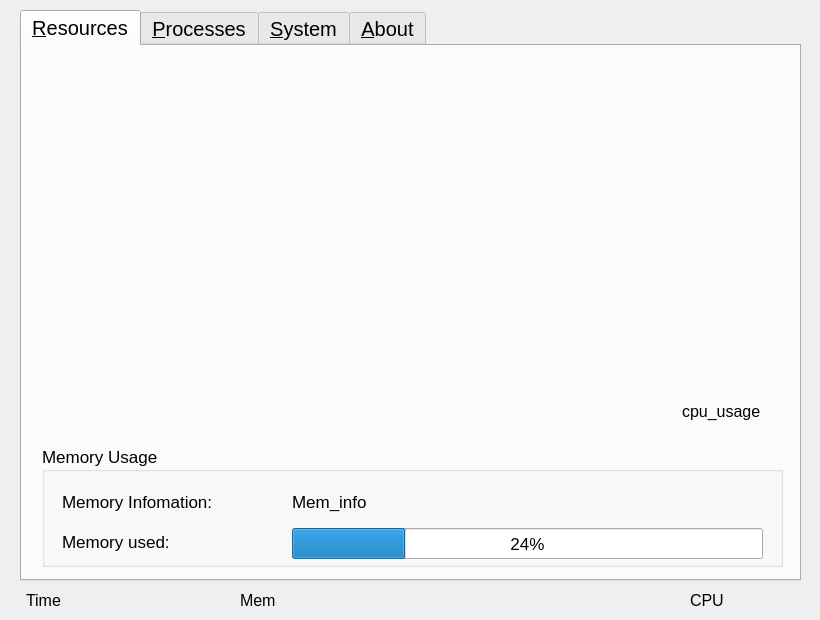
<?xml version="1.0" encoding="UTF-8"?>
<ui version="4.0">
 <class>Widget</class>
 <widget class="QWidget" name="Widget">
  <property name="geometry">
   <rect>
    <x>0</x>
    <y>0</y>
    <width>820</width>
    <height>620</height>
   </rect>
  </property>
  <property name="windowTitle">
   <string>Widget</string>
  </property>
  <widget class="QTabWidget" name="tabWidget">
   <property name="geometry">
    <rect>
     <x>20</x>
     <y>10</y>
     <width>781</width>
     <height>571</height>
    </rect>
   </property>
   <property name="font">
    <font>
     <pointsize>15</pointsize>
    </font>
   </property>
   <property name="currentIndex">
    <number>0</number>
   </property>
   <widget class="QWidget" name="resourcesTab">
    <property name="font">
     <font>
      <pointsize>11</pointsize>
     </font>
    </property>
    <attribute name="title">
     <string>&amp;Resources</string>
    </attribute>
    <widget class="QWidget" name="cpu_widget" native="true">
     <property name="geometry">
      <rect>
       <x>20</x>
       <y>20</y>
       <width>740</width>
       <height>321</height>
      </rect>
     </property>
    </widget>
    <widget class="QLabel" name="cpu_usage">
     <property name="geometry">
      <rect>
       <x>660</x>
       <y>350</y>
       <width>101</width>
       <height>31</height>
      </rect>
     </property>
     <property name="font">
      <font>
       <pointsize>12</pointsize>
      </font>
     </property>
     <property name="text">
      <string>cpu_usage</string>
     </property>
    </widget>
    <widget class="QGroupBox" name="groupBox">
     <property name="geometry">
      <rect>
       <x>20</x>
       <y>400</y>
       <width>741</width>
       <height>121</height>
      </rect>
     </property>
     <property name="font">
      <font>
       <pointsize>13</pointsize>
      </font>
     </property>
     <property name="title">
      <string>Memory Usage</string>
     </property>
     <widget class="QLabel" name="memoryInfo">
      <property name="geometry">
       <rect>
        <x>250</x>
        <y>40</y>
        <width>471</width>
        <height>31</height>
       </rect>
      </property>
      <property name="text">
       <string>Mem_info</string>
      </property>
     </widget>
     <widget class="QProgressBar" name="progressBar">
      <property name="geometry">
       <rect>
        <x>250</x>
        <y>82</y>
        <width>471</width>
        <height>31</height>
       </rect>
      </property>
      <property name="value">
       <number>24</number>
      </property>
     </widget>
     <widget class="QLabel" name="label_19">
      <property name="geometry">
       <rect>
        <x>20</x>
        <y>80</y>
        <width>171</width>
        <height>31</height>
       </rect>
      </property>
      <property name="text">
       <string>Memory used:</string>
      </property>
     </widget>
     <widget class="QLabel" name="label_20">
      <property name="geometry">
       <rect>
        <x>20</x>
        <y>40</y>
        <width>171</width>
        <height>31</height>
       </rect>
      </property>
      <property name="text">
       <string>Memory Infomation:</string>
      </property>
     </widget>
    </widget>
   </widget>
   <widget class="QWidget" name="processesTab">
    <attribute name="title">
     <string>&amp;Processes</string>
    </attribute>
    <widget class="QLabel" name="label_16">
     <property name="geometry">
      <rect>
       <x>610</x>
       <y>160</y>
       <width>81</width>
       <height>31</height>
      </rect>
     </property>
     <property name="font">
      <font>
       <pointsize>15</pointsize>
       <weight>50</weight>
       <bold>false</bold>
      </font>
     </property>
     <property name="text">
      <string>Sleep:</string>
     </property>
    </widget>
    <widget class="QTableView" name="tableView_pro">
     <property name="geometry">
      <rect>
       <x>20</x>
       <y>20</y>
       <width>551</width>
       <height>381</height>
      </rect>
     </property>
    </widget>
    <widget class="QLabel" name="label_18">
     <property name="geometry">
      <rect>
       <x>610</x>
       <y>280</y>
       <width>81</width>
       <height>31</height>
      </rect>
     </property>
     <property name="font">
      <font>
       <pointsize>15</pointsize>
       <weight>50</weight>
       <bold>false</bold>
      </font>
     </property>
     <property name="text">
      <string>Zombie:</string>
     </property>
    </widget>
    <widget class="QLabel" name="pro_zom">
     <property name="geometry">
      <rect>
       <x>700</x>
       <y>280</y>
       <width>41</width>
       <height>31</height>
      </rect>
     </property>
     <property name="font">
      <font>
       <pointsize>15</pointsize>
       <weight>50</weight>
       <bold>false</bold>
      </font>
     </property>
     <property name="text">
      <string>000</string>
     </property>
    </widget>
    <widget class="QLabel" name="pro_io">
     <property name="geometry">
      <rect>
       <x>700</x>
       <y>220</y>
       <width>41</width>
       <height>31</height>
      </rect>
     </property>
     <property name="font">
      <font>
       <pointsize>15</pointsize>
       <weight>50</weight>
       <bold>false</bold>
      </font>
     </property>
     <property name="text">
      <string>000</string>
     </property>
    </widget>
    <widget class="QLabel" name="label_14">
     <property name="geometry">
      <rect>
       <x>610</x>
       <y>40</y>
       <width>81</width>
       <height>31</height>
      </rect>
     </property>
     <property name="font">
      <font>
       <pointsize>15</pointsize>
       <weight>50</weight>
       <bold>false</bold>
      </font>
     </property>
     <property name="text">
      <string>Total:</string>
     </property>
    </widget>
    <widget class="QLabel" name="pro_sleep">
     <property name="geometry">
      <rect>
       <x>700</x>
       <y>160</y>
       <width>41</width>
       <height>31</height>
      </rect>
     </property>
     <property name="font">
      <font>
       <pointsize>15</pointsize>
       <weight>50</weight>
       <bold>false</bold>
      </font>
     </property>
     <property name="text">
      <string>000</string>
     </property>
    </widget>
    <widget class="QPushButton" name="proRefBtn">
     <property name="geometry">
      <rect>
       <x>620</x>
       <y>350</y>
       <width>121</width>
       <height>51</height>
      </rect>
     </property>
     <property name="font">
      <font>
       <pointsize>16</pointsize>
       <weight>50</weight>
       <bold>false</bold>
      </font>
     </property>
     <property name="text">
      <string>Re&amp;fresh</string>
     </property>
    </widget>
    <widget class="QLabel" name="pro_total">
     <property name="geometry">
      <rect>
       <x>700</x>
       <y>40</y>
       <width>41</width>
       <height>31</height>
      </rect>
     </property>
     <property name="font">
      <font>
       <pointsize>15</pointsize>
       <weight>50</weight>
       <bold>false</bold>
      </font>
     </property>
     <property name="text">
      <string>000</string>
     </property>
    </widget>
    <widget class="QLabel" name="label_15">
     <property name="geometry">
      <rect>
       <x>610</x>
       <y>100</y>
       <width>81</width>
       <height>31</height>
      </rect>
     </property>
     <property name="font">
      <font>
       <pointsize>15</pointsize>
       <weight>50</weight>
       <bold>false</bold>
      </font>
     </property>
     <property name="text">
      <string>Run:</string>
     </property>
    </widget>
    <widget class="QLabel" name="pro_run">
     <property name="geometry">
      <rect>
       <x>700</x>
       <y>100</y>
       <width>41</width>
       <height>31</height>
      </rect>
     </property>
     <property name="font">
      <font>
       <pointsize>15</pointsize>
       <weight>50</weight>
       <bold>false</bold>
      </font>
     </property>
     <property name="text">
      <string>000</string>
     </property>
    </widget>
    <widget class="QLabel" name="label_17">
     <property name="geometry">
      <rect>
       <x>610</x>
       <y>220</y>
       <width>81</width>
       <height>31</height>
      </rect>
     </property>
     <property name="font">
      <font>
       <pointsize>15</pointsize>
       <weight>50</weight>
       <bold>false</bold>
      </font>
     </property>
     <property name="text">
      <string>I/O:</string>
     </property>
    </widget>
    <widget class="QPushButton" name="findBtn">
     <property name="geometry">
      <rect>
       <x>670</x>
       <y>430</y>
       <width>89</width>
       <height>31</height>
      </rect>
     </property>
     <property name="text">
      <string>Fin&amp;d</string>
     </property>
    </widget>
    <widget class="QPushButton" name="killBtn">
     <property name="geometry">
      <rect>
       <x>670</x>
       <y>480</y>
       <width>89</width>
       <height>31</height>
      </rect>
     </property>
     <property name="text">
      <string>&amp;Kill</string>
     </property>
    </widget>
    <widget class="QGroupBox" name="groupBox_2">
     <property name="geometry">
      <rect>
       <x>10</x>
       <y>410</y>
       <width>641</width>
       <height>111</height>
      </rect>
     </property>
     <property name="title">
      <string/>
     </property>
     <widget class="QLineEdit" name="lineEditPid">
      <property name="geometry">
       <rect>
        <x>80</x>
        <y>20</y>
        <width>551</width>
        <height>31</height>
       </rect>
      </property>
     </widget>
     <widget class="QLineEdit" name="lineEditName">
      <property name="geometry">
       <rect>
        <x>80</x>
        <y>70</y>
        <width>551</width>
        <height>31</height>
       </rect>
      </property>
     </widget>
     <widget class="QLabel" name="label_23">
      <property name="geometry">
       <rect>
        <x>10</x>
        <y>70</y>
        <width>67</width>
        <height>31</height>
       </rect>
      </property>
      <property name="text">
       <string>Name:</string>
      </property>
     </widget>
     <widget class="QLabel" name="label_21">
      <property name="geometry">
       <rect>
        <x>10</x>
        <y>20</y>
        <width>67</width>
        <height>31</height>
       </rect>
      </property>
      <property name="text">
       <string>PID:</string>
      </property>
     </widget>
    </widget>
   </widget>
   <widget class="QWidget" name="systemTab">
    <attribute name="title">
     <string>&amp;System</string>
    </attribute>
    <widget class="QGroupBox" name="osInfo">
     <property name="geometry">
      <rect>
       <x>30</x>
       <y>20</y>
       <width>721</width>
       <height>247</height>
      </rect>
     </property>
     <property name="font">
      <font>
       <pointsize>15</pointsize>
       <weight>50</weight>
       <bold>false</bold>
      </font>
     </property>
     <property name="title">
      <string>OS info</string>
     </property>
     <widget class="QLabel" name="label_5">
      <property name="geometry">
       <rect>
        <x>80</x>
        <y>60</y>
        <width>101</width>
        <height>31</height>
       </rect>
      </property>
      <property name="text">
       <string>Hostname:</string>
      </property>
     </widget>
     <widget class="QLabel" name="hostname">
      <property name="geometry">
       <rect>
        <x>240</x>
        <y>60</y>
        <width>511</width>
        <height>31</height>
       </rect>
      </property>
      <property name="text">
       <string>hostname</string>
      </property>
     </widget>
     <widget class="QLabel" name="ostype">
      <property name="geometry">
       <rect>
        <x>240</x>
        <y>100</y>
        <width>511</width>
        <height>31</height>
       </rect>
      </property>
      <property name="text">
       <string>ostype</string>
      </property>
     </widget>
     <widget class="QLabel" name="label_6">
      <property name="geometry">
       <rect>
        <x>80</x>
        <y>100</y>
        <width>101</width>
        <height>31</height>
       </rect>
      </property>
      <property name="text">
       <string>Type:</string>
      </property>
     </widget>
     <widget class="QLabel" name="label_7">
      <property name="geometry">
       <rect>
        <x>80</x>
        <y>140</y>
        <width>101</width>
        <height>31</height>
       </rect>
      </property>
      <property name="text">
       <string>Version:</string>
      </property>
     </widget>
     <widget class="QLabel" name="osversion">
      <property name="geometry">
       <rect>
        <x>240</x>
        <y>140</y>
        <width>511</width>
        <height>31</height>
       </rect>
      </property>
      <property name="text">
       <string>osversion</string>
      </property>
     </widget>
     <widget class="QLabel" name="gccversion">
      <property name="geometry">
       <rect>
        <x>240</x>
        <y>180</y>
        <width>511</width>
        <height>31</height>
       </rect>
      </property>
      <property name="text">
       <string>gccversion</string>
      </property>
     </widget>
     <widget class="QLabel" name="label_8">
      <property name="geometry">
       <rect>
        <x>80</x>
        <y>180</y>
        <width>121</width>
        <height>31</height>
       </rect>
      </property>
      <property name="text">
       <string>GCC version:</string>
      </property>
     </widget>
    </widget>
    <widget class="QGroupBox" name="cpuInfo">
     <property name="geometry">
      <rect>
       <x>30</x>
       <y>280</y>
       <width>721</width>
       <height>246</height>
      </rect>
     </property>
     <property name="font">
      <font>
       <pointsize>15</pointsize>
       <weight>50</weight>
       <bold>false</bold>
      </font>
     </property>
     <property name="title">
      <string>CPU info(each core)</string>
     </property>
     <widget class="QLabel" name="label">
      <property name="geometry">
       <rect>
        <x>80</x>
        <y>60</y>
        <width>101</width>
        <height>31</height>
       </rect>
      </property>
      <property name="text">
       <string>Name:</string>
      </property>
     </widget>
     <widget class="QLabel" name="label_2">
      <property name="geometry">
       <rect>
        <x>80</x>
        <y>100</y>
        <width>101</width>
        <height>31</height>
       </rect>
      </property>
      <property name="text">
       <string>Type:</string>
      </property>
     </widget>
     <widget class="QLabel" name="label_3">
      <property name="geometry">
       <rect>
        <x>80</x>
        <y>140</y>
        <width>111</width>
        <height>31</height>
       </rect>
      </property>
      <property name="text">
       <string>Frequency:</string>
      </property>
     </widget>
     <widget class="QLabel" name="label_4">
      <property name="geometry">
       <rect>
        <x>80</x>
        <y>180</y>
        <width>101</width>
        <height>31</height>
       </rect>
      </property>
      <property name="text">
       <string>Cache size:</string>
      </property>
     </widget>
     <widget class="QLabel" name="cputype">
      <property name="geometry">
       <rect>
        <x>240</x>
        <y>100</y>
        <width>511</width>
        <height>31</height>
       </rect>
      </property>
      <property name="text">
       <string>cputype</string>
      </property>
     </widget>
     <widget class="QLabel" name="cpuname">
      <property name="geometry">
       <rect>
        <x>240</x>
        <y>60</y>
        <width>511</width>
        <height>31</height>
       </rect>
      </property>
      <property name="text">
       <string>cpuame</string>
      </property>
     </widget>
     <widget class="QLabel" name="cpucache">
      <property name="geometry">
       <rect>
        <x>240</x>
        <y>180</y>
        <width>511</width>
        <height>31</height>
       </rect>
      </property>
      <property name="text">
       <string>cpucache</string>
      </property>
     </widget>
     <widget class="QLabel" name="cpufre">
      <property name="geometry">
       <rect>
        <x>240</x>
        <y>140</y>
        <width>511</width>
        <height>31</height>
       </rect>
      </property>
      <property name="text">
       <string>cpufrequency</string>
      </property>
     </widget>
    </widget>
   </widget>
   <widget class="QWidget" name="aboutTab">
    <attribute name="title">
     <string>&amp;About</string>
    </attribute>
    <widget class="QPushButton" name="exitBtn">
     <property name="geometry">
      <rect>
       <x>620</x>
       <y>370</y>
       <width>131</width>
       <height>61</height>
      </rect>
     </property>
     <property name="font">
      <font>
       <pointsize>15</pointsize>
       <weight>50</weight>
       <bold>false</bold>
      </font>
     </property>
     <property name="text">
      <string>&amp;Exit</string>
     </property>
    </widget>
    <widget class="QGroupBox" name="helloBox">
     <property name="geometry">
      <rect>
       <x>20</x>
       <y>20</y>
       <width>571</width>
       <height>471</height>
      </rect>
     </property>
     <property name="font">
      <font>
       <pointsize>15</pointsize>
       <weight>50</weight>
       <bold>false</bold>
      </font>
     </property>
     <property name="title">
      <string>ALOHA</string>
     </property>
     <widget class="QLabel" name="label_9">
      <property name="geometry">
       <rect>
        <x>60</x>
        <y>80</y>
        <width>381</width>
        <height>41</height>
       </rect>
      </property>
      <property name="text">
       <string>Thank you for using this plain program!</string>
      </property>
     </widget>
     <widget class="QLabel" name="label_10">
      <property name="geometry">
       <rect>
        <x>60</x>
        <y>140</y>
        <width>381</width>
        <height>41</height>
       </rect>
      </property>
      <property name="text">
       <string>Author: thrinkTu</string>
      </property>
     </widget>
     <widget class="QLabel" name="label_11">
      <property name="geometry">
       <rect>
        <x>60</x>
        <y>260</y>
        <width>131</width>
        <height>41</height>
       </rect>
      </property>
      <property name="text">
       <string>Current time:</string>
      </property>
     </widget>
     <widget class="QLabel" name="label_12">
      <property name="geometry">
       <rect>
        <x>60</x>
        <y>360</y>
        <width>131</width>
        <height>41</height>
       </rect>
      </property>
      <property name="text">
       <string>Running time:</string>
      </property>
     </widget>
     <widget class="QLabel" name="label_13">
      <property name="geometry">
       <rect>
        <x>60</x>
        <y>310</y>
        <width>131</width>
        <height>41</height>
       </rect>
      </property>
      <property name="text">
       <string>Boot time:</string>
      </property>
     </widget>
     <widget class="QLabel" name="cur_time">
      <property name="geometry">
       <rect>
        <x>200</x>
        <y>260</y>
        <width>361</width>
        <height>41</height>
       </rect>
      </property>
      <property name="text">
       <string>current time</string>
      </property>
     </widget>
     <widget class="QLabel" name="boot_time">
      <property name="geometry">
       <rect>
        <x>200</x>
        <y>310</y>
        <width>361</width>
        <height>41</height>
       </rect>
      </property>
      <property name="text">
       <string>boot time</string>
      </property>
     </widget>
     <widget class="QLabel" name="run_time">
      <property name="geometry">
       <rect>
        <x>200</x>
        <y>360</y>
        <width>361</width>
        <height>41</height>
       </rect>
      </property>
      <property name="text">
       <string>running time</string>
      </property>
     </widget>
    </widget>
    <widget class="QPushButton" name="shutdownBtn">
     <property name="geometry">
      <rect>
       <x>620</x>
       <y>110</y>
       <width>131</width>
       <height>61</height>
      </rect>
     </property>
     <property name="font">
      <font>
       <pointsize>15</pointsize>
       <weight>50</weight>
       <bold>false</bold>
      </font>
     </property>
     <property name="text">
      <string>Shut&amp;down</string>
     </property>
    </widget>
    <widget class="QPushButton" name="rebootBtn">
     <property name="geometry">
      <rect>
       <x>620</x>
       <y>240</y>
       <width>131</width>
       <height>61</height>
      </rect>
     </property>
     <property name="font">
      <font>
       <pointsize>15</pointsize>
       <weight>50</weight>
       <bold>false</bold>
      </font>
     </property>
     <property name="text">
      <string>Re&amp;boot</string>
     </property>
    </widget>
   </widget>
  </widget>
  <widget class="QLabel" name="label_time">
   <property name="geometry">
    <rect>
     <x>26</x>
     <y>590</y>
     <width>201</width>
     <height>21</height>
    </rect>
   </property>
   <property name="font">
    <font>
     <pointsize>12</pointsize>
    </font>
   </property>
   <property name="text">
    <string>Time</string>
   </property>
  </widget>
  <widget class="QLabel" name="label_mem">
   <property name="geometry">
    <rect>
     <x>240</x>
     <y>590</y>
     <width>441</width>
     <height>21</height>
    </rect>
   </property>
   <property name="font">
    <font>
     <pointsize>12</pointsize>
    </font>
   </property>
   <property name="text">
    <string>Mem</string>
   </property>
  </widget>
  <widget class="QLabel" name="label_cpu">
   <property name="geometry">
    <rect>
     <x>690</x>
     <y>590</y>
     <width>111</width>
     <height>20</height>
    </rect>
   </property>
   <property name="font">
    <font>
     <pointsize>12</pointsize>
    </font>
   </property>
   <property name="text">
    <string>CPU</string>
   </property>
  </widget>
 </widget>
 <resources/>
 <connections/>
</ui>
